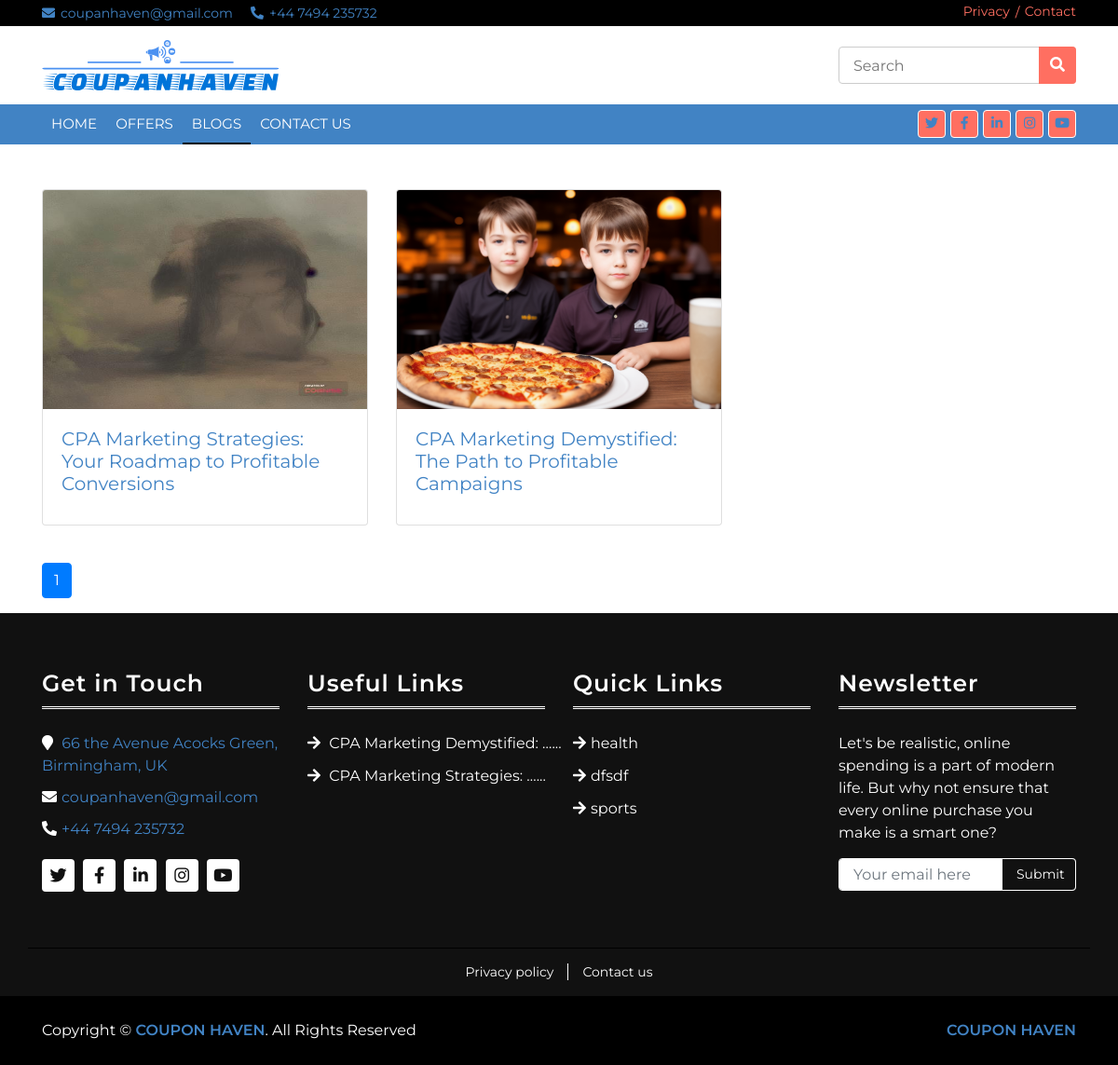
Screenshot of /blog/ with the database file from the repository.
### web/models.py (models this page shows, shortened)
class BlogPost(models.Model):
    title = models.CharField(max_length=200)
    content = RichTextField()
    author = models.ForeignKey(User, on_delete=models.CASCADE)
    categories = models.ManyToManyField(BlogCategory)
    created_at = models.DateTimeField(auto_now_add=True)
    updated_at = models.DateTimeField(auto_now=True)
    image = models.ImageField(upload_to='blog_images/')  # Add an image field
    tags = TaggableManager()  # Add the tags field
    slug = models.SlugField(unique=True, max_length=255)  # Add the slug field

class CPALink(models.Model):
    title = models.CharField(max_length=200)
    title_image = models.ImageField(upload_to='cpa_links/title_images/')
    background_image = models.ImageField(upload_to='cpa_links/background_images/')
    product_image = models.ImageField(upload_to='cpa_links/product_images/')
    text = models.CharField(max_length=100)
    category = models.ForeignKey(CPACategory, on_delete=models.CASCADE)
    created_at = models.DateTimeField(auto_now_add=True)
    link = models.URLField()
    slug = models.SlugField(unique=True, max_length=255)  # Add the slug field
    color = ColorField(default='#ffffff')  # Color picker field
    button_text = models.CharField(max_length=50)  # Field for button text

### web/views.py (the view)
# urls.py: path('blog/', all_blogs, name="blog"),
def all_blogs(request):
    all_posts = BlogPost.objects.all()
    posts_per_page = 10
    paginator = Paginator(all_posts, posts_per_page)
    page_number = request.GET.get('page')
    try:
        page = paginator.page(page_number)
    except PageNotAnInteger:
        page = paginator.page(1)
    except EmptyPage:
        page = paginator.page(paginator.num_pages)
    context = {
        'blogs': page,
    }
    return render(request, 'blogs.html', context)

### web/context_processors.py (called while the page is built)
def custom_data(request):
    random_cpas = CPALink.objects.order_by('?')[:5]
    random_blogs = BlogPost.objects.order_by('?')[:5]
    data = {
        'custom_data_key': 'Custom data value',
        'random_cpas': random_cpas,  # Add the random CPALinks
        'random_blogs': random_blogs,  # Add the random CPALinks
    }
    return data

### web/templates/blogs.html (shortened to what this page needs)
{% extends 'base.html' %}
{% load static %}
{% block content %}
    <div class="container mt-5">
        <div class="row">
            {% for blog in blogs %}
                <div class="col-md-4 mb-4">
                    <div class="card">
                        <img src="{{ blog.image.url }}" style="height: 235px" class="card-img-top" alt="Blog Image">
                        <div class="card-body">
                            <h5 class="card-title">
                                <a href="{% url 'blog-detail' blog.slug %}">{{ blog.title }}</a>
                            </h5>
                        </div>
                    </div>
                </div>
            {% endfor %}
        </div>
        <div class="pagination mt-3">
            <ul class="pagination justify-content-center">
                {% for i in blogs.paginator.page_range %}
                    <li class="page-item {% if i == blogs.number %}active{% endif %}">
                        <a class="page-link" href="?page={{ i }}">{{ i }}</a>
                    </li>
                {% endfor %}
            </ul>
        </div>
    </div>
{% endblock %}

### web/templates/base.html (shortened to what this page needs)
{% load static %}
<!DOCTYPE html>
<html lang="en">
<head>
    <link href="https://stackpath.bootstrapcdn.com/bootstrap/4.4.1/css/bootstrap.min.css" rel="stylesheet">
    <link href="https://cdnjs.cloudflare.com/ajax/libs/font-awesome/5.10.0/css/all.min.css" rel="stylesheet">
    <link href="{% static 'lib/slick/slick.css' %}" rel="stylesheet">
    <link href="{% static 'lib/slick/slick-theme.css' %}" rel="stylesheet">
    <link href="{% static 'css/style.css' %}" rel="stylesheet">
</head>
<body>
<div class="top-bar">
    <div class="container">
        <div class="row">
            <div class="col-md-6">
                <div class="tb-contact">
                    <p><i class="fas fa-envelope"></i><a href="mailto:coupanhaven@gmail.com">coupanhaven@gmail.com</a>
                    </p>
                    <p><i class="fas fa-phone-alt"></i><a href="tel:+44 7494 235732">+44 7494 235732</a></p>
                </div>
            </div>
            <div class="col-md-6">
                <div class="tb-menu">
                    <a href="{% url 'privacy' %}">Privacy</a>
                    <a href="{% url 'contact' %}">Contact</a>
                </div>
            </div>
        </div>
    </div>
</div>
<div class="brand">
    <div class="container">
        <div class="row align-items-center">
            <div class="col-lg-3 col-md-4">
                <div class="b-logo">
                    <a href="{% url 'home' %}">
                        <img src="{% static 'img/logo.svg' %}" alt="Logo">
                    </a>
                </div>
            </div>
            <div class="col-lg-3 col-md-4">
                <div class="b-search">
                    <input type="search" placeholder="Search" id="search-input">
                    <button><i class="fa fa-search"></i></button>
                </div>
            </div>
        </div>
    </div>
</div>
<div class="nav-bar">
    <div class="container">
        <nav class="navbar navbar-expand-md bg-dark navbar-dark">
            <div class="collapse navbar-collapse justify-content-between" id="navbarCollapse">
                <div class="navbar-nav mr-auto">
                    <a href="{% url 'home' %}" class="nav-item nav-link {% if request.path == '/' %}active{% endif %}">Home</a>
                    <a href="{% url 'offer' %}"
                       class="nav-item nav-link {% if request.path == '/offers/' %}active{% endif %}">Offers</a>
                    <a href="{% url 'blog' %}"
                       class="nav-item nav-link {% if request.path == '/blog/' %}active{% endif %}">Blogs</a>
                    <a href="{% url 'contact' %}"
                       class="nav-item nav-link {% if request.path == '/contact/' %}active{% endif %}">Contact Us</a>
                </div>
                <div class="social ml-auto">
                    <a href=""><i class="fab fa-twitter"></i></a>
                    <a href=""><i class="fab fa-facebook-f"></i></a>
                    <a href=""><i class="fab fa-linkedin-in"></i></a>
                    <a href=""><i class="fab fa-instagram"></i></a>
                    <a href=""><i class="fab fa-youtube"></i></a>
                </div>
            </div>
        </nav>
    </div>
</div>
{% block content %}
{% endblock content %}
<div class="footer">
    <div class="container">
        <div class="row">
            <div class="col-lg-3 col-md-6">
                <div class="footer-widget">
                    <h3 class="title">Get in Touch</h3>
                    <div class="contact-info">
                        <p>
                            <i class="fa fa-map-marker"></i>
                            <a href="https://www.google.com/maps/search/?q=66+the+Avenue+Acocks+Green,+Birmingham,+UK"
                               target="_blank">
                                66 the Avenue Acocks Green, Birmingham, UK
                            </a>
                        </p>
                        <p><i class="fas fa-envelope"></i><a
                                href="mailto:coupanhaven@gmail.com">coupanhaven@gmail.com</a>
                        </p>
                        <p><i class="fas fa-phone-alt"></i><a href="tel:+44 7494 235732">+44 7494 235732</a></p>
                        <div class="social">
                            <a href=""><i class="fab fa-twitter"></i></a>
                            <a href=""><i class="fab fa-facebook-f"></i></a>
                            <a href=""><i class="fab fa-linkedin-in"></i></a>
                            <a href=""><i class="fab fa-instagram"></i></a>
                            <a href=""><i class="fab fa-youtube"></i></a>
                        </div>
                    </div>
                </div>
            </div>
            <div class="col-lg-3 col-md-6">
                <div class="footer-widget">
                    <h3 class="title">Useful Links</h3>
                    <ul>
                        {% for blog in random_blogs %}
                            <li><a href="{% url 'blog-detail' blog.slug %}">
                                {{ blog.title|truncatewords:3 }}{% if blog.title.split|length > 3 %}...{% endif %}
                            </a></li>
                        {% endfor %}
                    </ul>
                </div>
            </div>
            <div class="col-lg-3 col-md-6">
                <div class="footer-widget">
                    <h3 class="title">Quick Links</h3>
                    <ul>
                        {% for cpa in random_cpas %}
                            <li><a href="{% url 'cpa-detail' cpa.slug %}">{{ cpa.title }}</a></li>
                        {% endfor %}
                    </ul>
                </div>
            </div>
            <div class="col-lg-3 col-md-6">
                <div class="footer-widget">
                    <h3 class="title">Newsletter</h3>
                    <div class="newsletter">
                        <p>
                            Let's be realistic, online spending is a part of modern life. But why not ensure that every
                            online purchase you make is a smart one?
                        </p>
                        <form id="email-form" method="post" action="{% url 'collect_email' %}">
                            <input class="form-control" id="email-input" name="email" type="email"
                                   placeholder="Your email here">
                            <button class="btn" type="submit">Submit</button>
                        </form>
                    </div>
                </div>
            </div>
        </div>
    </div>
</div>
<div class="footer-menu">
    <div class="container">
        <div class="f-menu">
            <a href="{% url 'privacy' %}">Privacy policy</a>
            <a href="{% url 'contact' %}">Contact us</a>
        </div>
    </div>
</div>
<div class="footer-bottom">
    <div class="container">
        <div class="row">
            <div class="col-md-6 copyright">
                <p>Copyright &copy; <a href="https://coupanhaven.com">COUPON HAVEN</a>. All Rights Reserved</p>
            </div>
            <div class="col-md-6 template-by">
                <p><a href="https://coupanhaven.com">COUPON HAVEN</a></p>
            </div>
        </div>
    </div>
</div>
</body>
</html>

### rows the page displays
BlogPost: image (picture), title "CPA Marketing Strategies: Your Roadmap to Profitable Conversions", title "CPA Marketing Strategies: …"
BlogPost: image (picture), title "CPA Marketing Demystified: The Path to Profitable Campaigns", title "CPA Marketing Demystified: …"
CPALink: title "health"
CPALink: title "dfsdf"
CPALink: title "sports"

### other values shown
{{ i }} "1"
